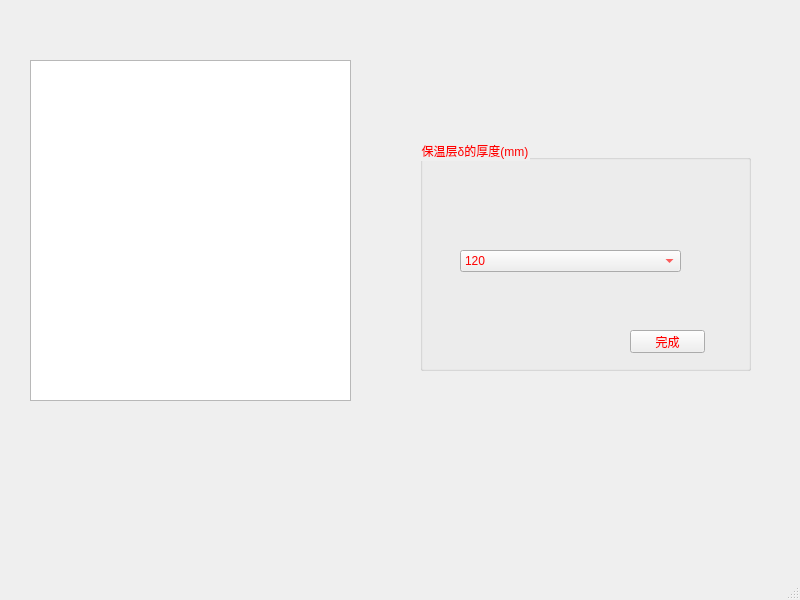
<?xml version="1.0" encoding="UTF-8"?>
<ui version="4.0">
 <class>MainWindow</class>
 <widget class="QMainWindow" name="MainWindow">
  <property name="geometry">
   <rect>
    <x>0</x>
    <y>0</y>
    <width>800</width>
    <height>600</height>
   </rect>
  </property>
  <property name="windowTitle">
   <string>MainWindow</string>
  </property>
  <widget class="QWidget" name="centralwidget">
   <widget class="QGroupBox" name="groupBox">
    <property name="geometry">
     <rect>
      <x>420</x>
      <y>140</y>
      <width>331</width>
      <height>231</height>
     </rect>
    </property>
    <property name="styleSheet">
     <string notr="true">color: rgb(255, 0, 0);
font: 8pt &quot;楷体&quot;;</string>
    </property>
    <property name="title">
     <string>保温层δ的厚度(mm)</string>
    </property>
    <widget class="QComboBox" name="comboBox">
     <property name="geometry">
      <rect>
       <x>40</x>
       <y>110</y>
       <width>221</width>
       <height>22</height>
      </rect>
     </property>
     <item>
      <property name="text">
       <string>120</string>
      </property>
     </item>
     <item>
      <property name="text">
       <string>90</string>
      </property>
     </item>
     <item>
      <property name="text">
       <string>70</string>
      </property>
     </item>
     <item>
      <property name="text">
       <string>60</string>
      </property>
     </item>
     <item>
      <property name="text">
       <string>50</string>
      </property>
     </item>
     <item>
      <property name="text">
       <string>40</string>
      </property>
     </item>
     <item>
      <property name="text">
       <string>30</string>
      </property>
     </item>
    </widget>
    <widget class="QPushButton" name="fff">
     <property name="geometry">
      <rect>
       <x>210</x>
       <y>190</y>
       <width>75</width>
       <height>23</height>
      </rect>
     </property>
     <property name="text">
      <string>完成</string>
     </property>
    </widget>
   </widget>
   <widget class="QGraphicsView" name="graphicsView">
    <property name="geometry">
     <rect>
      <x>30</x>
      <y>60</y>
      <width>321</width>
      <height>341</height>
     </rect>
    </property>
    <property name="styleSheet">
     <string notr="true">border-image: url(:/wuding1/3.png);</string>
    </property>
   </widget>
  </widget>
  <widget class="QMenuBar" name="menubar">
   <property name="geometry">
    <rect>
     <x>0</x>
     <y>0</y>
     <width>800</width>
     <height>22</height>
    </rect>
   </property>
  </widget>
  <widget class="QStatusBar" name="statusbar"/>
 </widget>
 <resources>
  <include location="../pic/wuding.qrc"/>
 </resources>
 <connections/>
</ui>
